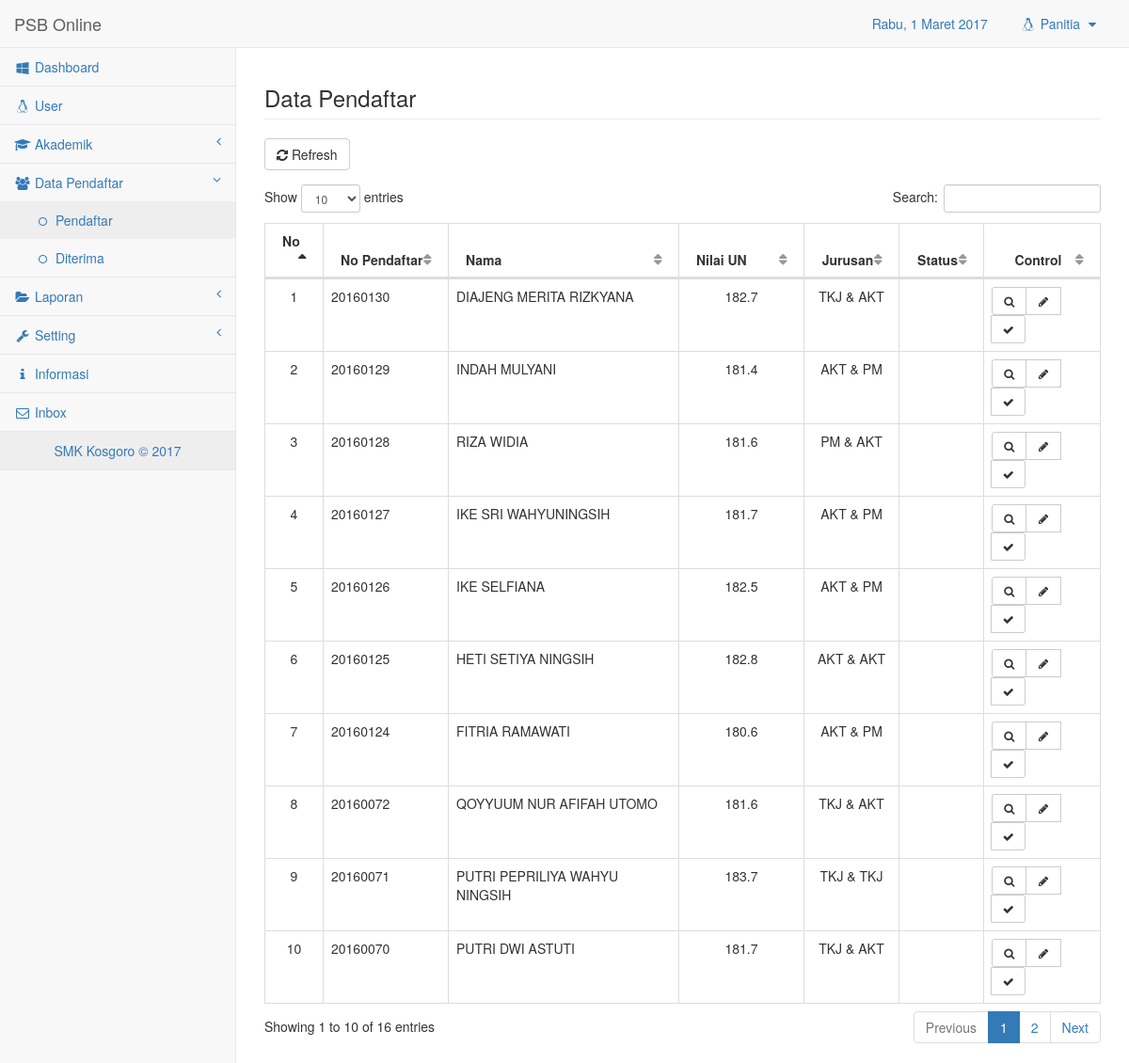
Page /app/admin.php?p=data.views (signed in) on the committed database.
### tables this page shows
CREATE TABLE `tb_biodata` (
  `id_daftar` int(10) NOT NULL,
  `no_reg` varchar(20) NOT NULL,
  `password` varchar(10) NOT NULL,
  `nama` varchar(100) NOT NULL,
  `tmp_lhr` varchar(100) NOT NULL,
  `tgl` date NOT NULL,
  `jk` varchar(10) NOT NULL,
  `as_sklh` varchar(100) NOT NULL,
  `bin` float NOT NULL,
  `big` float NOT NULL,
  `mat` float NOT NULL,
  `ipa` float NOT NULL,
  `jmlnilai` float NOT NULL,
  `jurpil1` varchar(50) NOT NULL,
  `jurpil2` varchar(50) NOT NULL,
  `ortu` varchar(50) NOT NULL,
  `rt` varchar(5) NOT NULL,
  `rw` varchar(5) NOT NULL,
  `alamat` varchar(100) NOT NULL,
  `no_hp` varchar(30) NOT NULL,
  `tgl_daftar` datetime NOT NULL,
  `status` varchar(20) NOT NULL
);

### app/modul/data/views.php (the view, shortened to what this page needs)
<div class="row">
    <div class="col-lg-12">
        <h3 class="page-header">Data Pendaftar</h3>
    </div>
</div>
<div class="btn-group" role="group" aria-label="...">
    <a href="?p=data.views" type="button" title="Refresh" class="btn btn-default"><i class="fa fa-refresh"></i> Refresh</a>
</div>
<div class="row">
<div class="panel-body">
    <div class="dataTable_wrapper">
        <div class="table-responsive">
            <table class="table table-bordered table-hover" id="dataTables-example">
                <thead>
                    <tr>
                        <th style="width:7%;">No</th>
                        <th style="width:15%;">No Pendaftar</th>
                        <th>Nama</th>
                        <th style="width:15%;">Nilai UN</th>
                        <th style="text-align:center;">Jurusan</th>
                        <th style="text-align:center;">Status</th>
                        <th style="text-align:center;">Control</th>
                    </tr>
                </thead>
                <tbody>
                    <?php
                        $sql = mysqli_query($conn, "SELECT * FROM tb_biodata WHERE status='' OR status='DITOLAK' ORDER BY id_daftar DESC");
                        $no=0;
                        while ($data=mysqli_fetch_assoc($sql)) {
                        $no++;
                    ?>
                    <tr class="odd gradeX">
                        <td style="text-align:center;"><?php echo $no; ?></td>
                        <td ><?php echo $data['no_reg']; ?></td>
                        <td ><?php echo $data['nama']; ?></td>
                        <td style="text-align:center;"><?php echo $data['jmlnilai'];?></td>
                        <td style="text-align:center;"><?php echo $data['jurpil1'];?> & <?php echo $data['jurpil2'];?></td>
                        <td style="text-align:center;"><?php echo $data['status'];?></td>
                        <td style="text-align:center;">
                        <div class="btn-group" role="group" aria-label="...">
                            <a class="btn btn-default btn-sm" title="Detail Pendaftar" data-toggle="modal" data-target="#detail<?php echo $data['no_reg']; ?>"><span class="fa fa-search fa-fw" aria-hidden="true"></span></a>
                            <a class="btn btn-default btn-sm" title="Edit Data" href="?p=data.edit&id=<?php echo $data['no_reg']; ?>" ><i class="fa fa-pencil fa-fw"></i></a>
                            <a class="btn btn-default btn-sm" title="Konfirmasi Pendaftar" data-toggle="modal" data-target="#confirm<?php echo $data['no_reg']; ?>"><span class="fa fa-check fa-fw" aria-hidden="true"></span></a>
                        </div>
                        </td>
                    </tr>
                    <?php
                        }
                    ?>
                </tbody>
            </table>
        </div>
    </div>
</div>
</div>

### rows in the picture
tb_biodata: no_reg "20160130", nama "DIAJENG MERITA RIZKYANA", jmlnilai "182.7", jurpil1 "TKJ", jurpil2 "AKT"
tb_biodata: no_reg "20160129", nama "INDAH MULYANI", jmlnilai "181.4", jurpil1 "AKT", jurpil2 "PM"
tb_biodata: no_reg "20160128", nama "RIZA WIDIA", jmlnilai "181.6", jurpil1 "PM", jurpil2 "AKT"
tb_biodata: no_reg "20160127", nama "IKE SRI WAHYUNINGSIH", jmlnilai "181.7", jurpil1 "AKT", jurpil2 "PM"
tb_biodata: no_reg "20160126", nama "IKE SELFIANA", jmlnilai "182.5", jurpil1 "AKT", jurpil2 "PM"
tb_biodata: no_reg "20160125", nama "HETI SETIYA NINGSIH", jmlnilai "182.8", jurpil1 "AKT", jurpil2 "AKT"
tb_biodata: no_reg "20160124", nama "FITRIA RAMAWATI", jmlnilai "180.6", jurpil1 "AKT", jurpil2 "PM"
tb_biodata: no_reg "20160072", nama "QOYYUUM NUR AFIFAH UTOMO", jmlnilai "181.6", jurpil1 "TKJ", jurpil2 "AKT"
tb_biodata: no_reg "20160071", nama "PUTRI PEPRILIYA WAHYU NINGSIH", jmlnilai "183.7", jurpil1 "TKJ", jurpil2 "TKJ"
tb_biodata: no_reg "20160070", nama "PUTRI DWI ASTUTI", jmlnilai "181.7", jurpil1 "TKJ", jurpil2 "AKT"

### other values in the picture
$hari_ini "Rabu"
$_SESSION['usr_username'] "Panitia"
